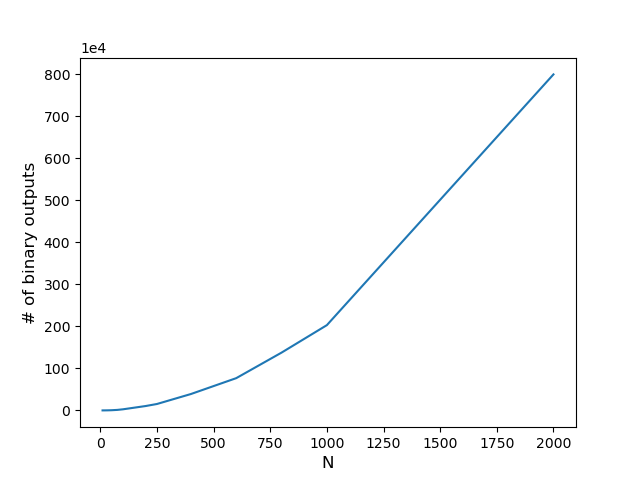

Write Python code to recreate this figure.
# -*- coding: utf-8 -*-
"""
Created on Wed Dec  6 07:40:07 2023

@author: chris
"""

import math
import matplotlib.pyplot as plt
import numpy as np

N =                  [10, 20, 30, 40, 50, 75 , 100, 200, 250, 400, 600, 800, 1000, 2000 ]
number_of_patterns = [10, 30, 50, 70, 90, 160, 260, 520, 610, 975, 1280, 1720, 2030, 4000 ]
sparsity = 0.1


amount_of_binary_outputs = []
for i in range(len(N)):
  amount_of_binary_outputs.append(N[i] * number_of_patterns[i])

plt.close("all")

plt.figure()
plt.plot(N, amount_of_binary_outputs)
# plt.yscale("log")
plt.ylabel("# of binary outputs", fontsize=12)
plt.xlabel("N", fontsize=12)
plt.ticklabel_format(axis='y', style='sci', scilimits=(4,4))

plt.savefig("numberOfBinaryOutputs" + ".png")